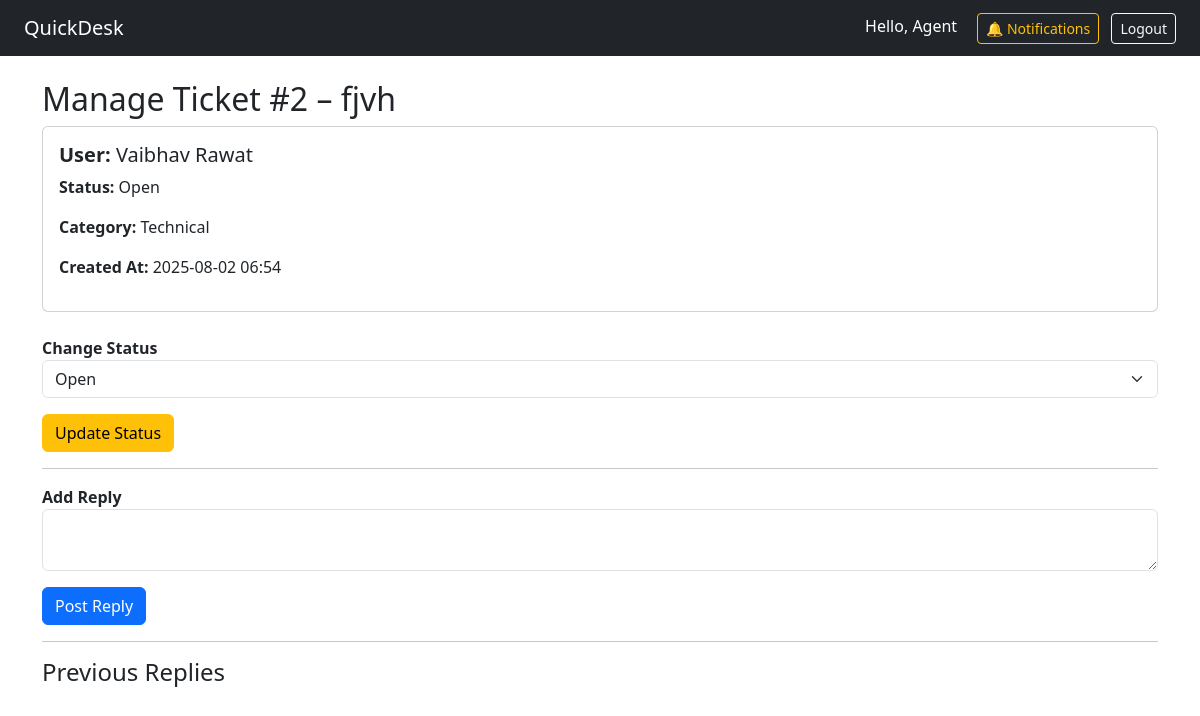
The page /agent/ticket/2 (signed in) on the database as committed earlier.
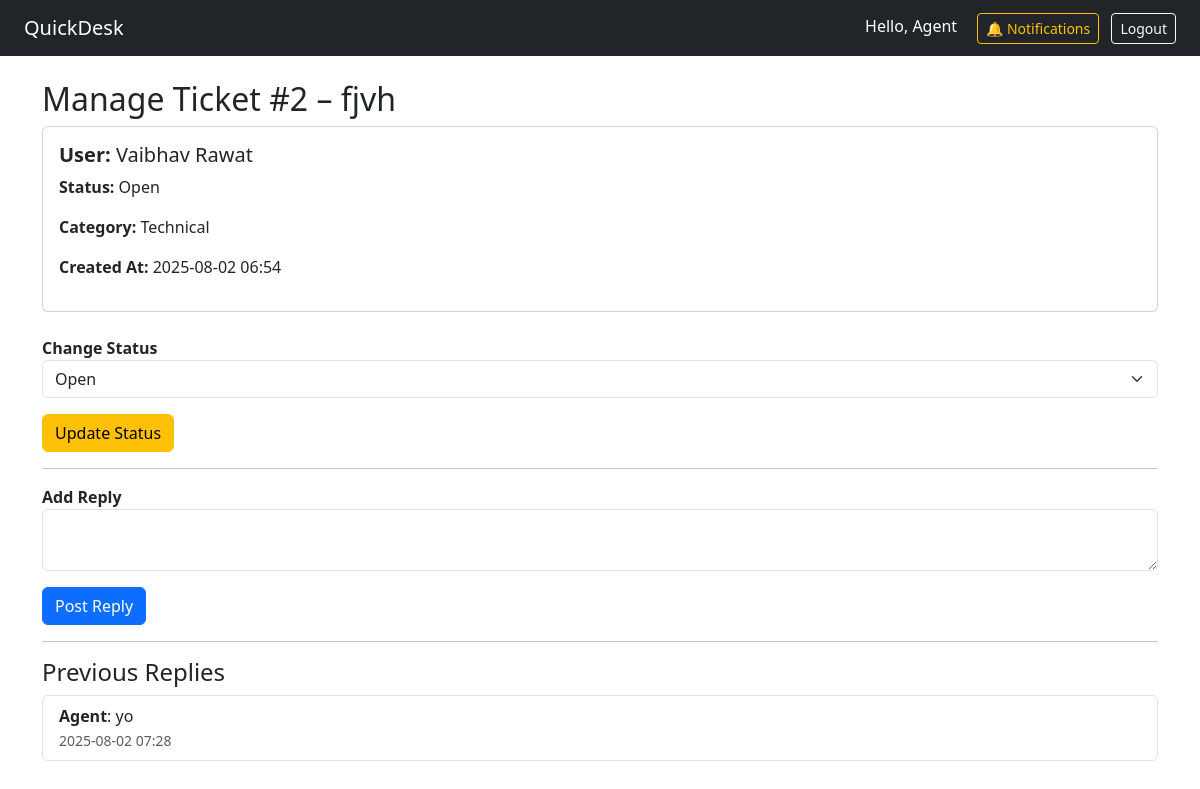
The same page on the database as committed later.
### app.py (models this page shows, shortened)
class User(db.Model, UserMixin):
    id = db.Column(db.Integer, primary_key=True)
    email = db.Column(db.String(150), unique=True, nullable=False)
    name = db.Column(db.String(150), nullable=False)
    password_hash = db.Column(db.String(200), nullable=False)
    role = db.Column(db.String(50), default='user')
    is_active = db.Column(db.Boolean, default=True)
    notifications = db.relationship('Notification', backref='user', lazy='dynamic')
    tickets = db.relationship('Ticket', backref='owner', lazy=True)
    replies = db.relationship('TicketReply', backref='author', lazy=True)

class Ticket(db.Model):
    id = db.Column(db.Integer, primary_key=True)
    subject = db.Column(db.String(200), nullable=False)
    description = db.Column(db.Text, nullable=False)
    category = db.Column(db.String(100), nullable=False)
    attachment = db.Column(db.String(200))
    status = db.Column(db.String(50), default='Open')
    user_id = db.Column(db.Integer, db.ForeignKey('user.id'), nullable=False)
    user_name = db.Column(db.String(150), nullable=False)  # ✅ store user name
    created_at = db.Column(db.DateTime, default=datetime.utcnow)
    replies = db.relationship('TicketReply', backref='ticket', lazy=True)

class TicketReply(db.Model):
    id = db.Column(db.Integer, primary_key=True)
    ticket_id = db.Column(db.Integer, db.ForeignKey('ticket.id'), nullable=False)
    user_id = db.Column(db.Integer, db.ForeignKey('user.id'), nullable=False)
    author_name = db.Column(db.String(150), nullable=False)  # ✅ store reply author name
    content = db.Column(db.Text, nullable=False)
    created_at = db.Column(db.DateTime, default=datetime.utcnow)

### app.py (the view, shortened to what this page needs)
@app.route('/agent/ticket/<int:ticket_id>', methods=['GET', 'POST'])
@login_required
@role_required('agent')
def agent_ticket_detail(ticket_id):
    ticket = Ticket.query.get_or_404(ticket_id)
    replies = TicketReply.query.filter_by(ticket_id=ticket_id).order_by(TicketReply.created_at.asc()).all()
    return render_template('agent_ticket_detail.html', ticket=ticket, replies=replies)

### app.py (called while the page is built)
@login_manager.user_loader
def load_user(user_id):
    return User.query.get(int(user_id))

def role_required(role_name):
    def wrapper(f):
        @wraps(f)
        def decorated_function(*args, **kwargs):
            if not current_user.is_authenticated or current_user.role != role_name:
                flash("Access denied.", "warning")
                return redirect(url_for('dashboard'))
            return f(*args, **kwargs)
        return decorated_function
    return wrapper

### templates/agent_ticket_detail.html (shortened to what this page needs)
{% extends 'base.html' %}
{% block content %}
<h2>Manage Ticket #{{ ticket.id }} – {{ ticket.subject }}</h2>
<div class="card p-3 mb-4">
  <h5 class="mb-2"><strong>User:</strong> {{ ticket.owner.name }}</h5>
  <p><strong>Status:</strong> {{ ticket.status }}</p>
  <p><strong>Category:</strong> {{ ticket.category }}</p>
  <p><strong>Created At:</strong> {{ ticket.created_at.strftime('%Y-%m-%d %H:%M') }}</p>
</div>
<form method="POST" action="{{ url_for('agent_ticket_detail', ticket_id=ticket.id) }}">
  <div class="mb-3">
    <label><strong>Change Status</strong></label>
    <select name="status" class="form-select">
      <option value="Open" {% if ticket.status == 'Open' %}selected{% endif %}>Open</option>
    </select>
  </div>
  <button class="btn btn-warning" name="action" value="update_status">Update Status</button>
</form>
<hr>
<form method="POST" action="{{ url_for('agent_ticket_detail', ticket_id=ticket.id) }}">
  <div class="mb-3">
    <label for="reply"><strong>Add Reply</strong></label>
    <textarea name="reply" id="reply" class="form-control" required></textarea>
  </div>
  <button class="btn btn-primary" name="action" value="add_reply">Post Reply</button>
</form>
<hr>
<h4>Previous Replies</h4>
<ul class="list-group mb-4">
  {% for reply in replies %}
    <li class="list-group-item">
      <strong>{{ reply.author_name }}</strong>: {{ reply.content }}<br>
      <small class="text-muted">{{ reply.created_at.strftime('%Y-%m-%d %H:%M') }}</small>
    </li>
  {% endfor %}
</ul>
{% endblock %}

### templates/base.html (shortened to what this page needs)
<!DOCTYPE html>
<html lang="en">
<head>
  <link href="https://cdn.jsdelivr.net/npm/bootstrap@5.3.0/dist/css/bootstrap.min.css" rel="stylesheet">
</head>
<body>
  <nav class="navbar navbar-expand-lg navbar-dark bg-dark px-4">
    <a class="navbar-brand" href="{{ url_for('dashboard') }}">QuickDesk</a>
    <div class="ms-auto">
      {% if current_user.is_authenticated %}
  <span class="text-white me-3">Hello, {{ current_user.name }}</span>
  <a class="btn btn-outline-warning btn-sm me-2" href="{{ url_for('notifications') }}">🔔 Notifications</a>
  <a class="btn btn-outline-light btn-sm" href="{{ url_for('logout') }}">Logout</a>
{% else %}
  <a class="btn btn-outline-light btn-sm" href="{{ url_for('login') }}">Login</a>
{% endif %}
    </div>
  </nav>
  <div class="container mt-4">
    {% block content %}{% endblock %}
  </div>
</body>
</html>

Rows that differ between the two databases and show on the page:
added TicketReply: author_name "Agent", content "yo", created_at "2025-08-02 07:28"
